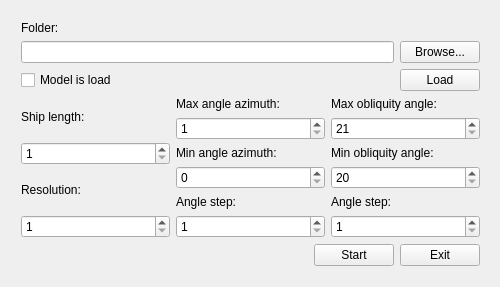
<?xml version="1.0" encoding="UTF-8"?>
<ui version="4.0">
 <class>imageCreatorForm</class>
 <widget class="QWidget" name="imageCreatorForm">
  <property name="geometry">
   <rect>
    <x>0</x>
    <y>0</y>
    <width>500</width>
    <height>287</height>
   </rect>
  </property>
  <property name="windowTitle">
   <string>Image creator</string>
  </property>
  <widget class="QWidget" name="verticalLayoutWidget_4">
   <property name="geometry">
    <rect>
     <x>10</x>
     <y>10</y>
     <width>481</width>
     <height>267</height>
    </rect>
   </property>
   <layout class="QVBoxLayout" name="mainLayout">
    <item>
     <layout class="QGridLayout" name="loaderLayout">
      <item row="0" column="0">
       <widget class="QLabel" name="folderLabel">
        <property name="text">
         <string>Folder:</string>
        </property>
       </widget>
      </item>
      <item row="1" column="1">
       <widget class="QPushButton" name="selectFolder">
        <property name="text">
         <string>Browse...</string>
        </property>
       </widget>
      </item>
      <item row="1" column="0">
       <widget class="QLineEdit" name="lineEdit">
        <property name="enabled">
         <bool>true</bool>
        </property>
        <property name="readOnly">
         <bool>true</bool>
        </property>
       </widget>
      </item>
      <item row="2" column="0">
       <widget class="QCheckBox" name="modelBox">
        <property name="text">
         <string>Model is load</string>
        </property>
        <property name="checkable">
         <bool>true</bool>
        </property>
       </widget>
      </item>
      <item row="2" column="1">
       <widget class="QPushButton" name="loadModel">
        <property name="text">
         <string>Load</string>
        </property>
       </widget>
      </item>
     </layout>
    </item>
    <item>
     <layout class="QHBoxLayout" name="valueLayout">
      <item>
       <layout class="QVBoxLayout" name="modelLayout">
        <item>
         <widget class="QLabel" name="shipLengthLabel">
          <property name="text">
           <string>Ship length:</string>
          </property>
         </widget>
        </item>
        <item>
         <widget class="QSpinBox" name="shipLengthBox">
          <property name="minimum">
           <number>1</number>
          </property>
          <property name="maximum">
           <number>1000</number>
          </property>
         </widget>
        </item>
        <item>
         <widget class="QLabel" name="resolutionLabel">
          <property name="text">
           <string>Resolution:</string>
          </property>
         </widget>
        </item>
        <item>
         <widget class="QSpinBox" name="resolutionBox">
          <property name="minimum">
           <number>1</number>
          </property>
          <property name="maximum">
           <number>30</number>
          </property>
         </widget>
        </item>
       </layout>
      </item>
      <item>
       <layout class="QVBoxLayout" name="azimuthLayout">
        <item>
         <widget class="QLabel" name="maxAngleXY">
          <property name="text">
           <string>Max angle azimuth:</string>
          </property>
         </widget>
        </item>
        <item>
         <widget class="QSpinBox" name="maxXYBox">
          <property name="minimum">
           <number>1</number>
          </property>
          <property name="maximum">
           <number>360</number>
          </property>
         </widget>
        </item>
        <item>
         <widget class="QLabel" name="minAngleXY">
          <property name="text">
           <string>Min angle azimuth:</string>
          </property>
         </widget>
        </item>
        <item>
         <widget class="QSpinBox" name="minXYBox">
          <property name="maximum">
           <number>359</number>
          </property>
         </widget>
        </item>
        <item>
         <widget class="QLabel" name="angleStepXY">
          <property name="text">
           <string>Angle step:</string>
          </property>
         </widget>
        </item>
        <item>
         <widget class="QSpinBox" name="angleStepBox">
          <property name="minimum">
           <number>1</number>
          </property>
          <property name="maximum">
           <number>360</number>
          </property>
         </widget>
        </item>
       </layout>
      </item>
      <item>
       <layout class="QVBoxLayout" name="obliquityLayout">
        <item>
         <widget class="QLabel" name="maxAngleXZ">
          <property name="text">
           <string>Max obliquity angle:</string>
          </property>
         </widget>
        </item>
        <item>
         <widget class="QSpinBox" name="maxXZBox">
          <property name="minimum">
           <number>21</number>
          </property>
          <property name="maximum">
           <number>80</number>
          </property>
         </widget>
        </item>
        <item>
         <widget class="QLabel" name="minAngleXZ">
          <property name="text">
           <string>Min obliquity angle:</string>
          </property>
         </widget>
        </item>
        <item>
         <widget class="QSpinBox" name="minXZBox">
          <property name="minimum">
           <number>20</number>
          </property>
          <property name="maximum">
           <number>79</number>
          </property>
         </widget>
        </item>
        <item>
         <widget class="QLabel" name="angleStepXZ">
          <property name="text">
           <string>Angle step:</string>
          </property>
         </widget>
        </item>
        <item>
         <widget class="QSpinBox" name="angleStepXZBox">
          <property name="minimum">
           <number>1</number>
          </property>
         </widget>
        </item>
       </layout>
      </item>
     </layout>
    </item>
    <item>
     <layout class="QHBoxLayout" name="buttonsLayout">
      <item>
       <spacer name="horizontalSpacer">
        <property name="orientation">
         <enum>Qt::Horizontal</enum>
        </property>
        <property name="sizeHint" stdset="0">
         <size>
          <width>40</width>
          <height>20</height>
         </size>
        </property>
       </spacer>
      </item>
      <item>
       <layout class="QHBoxLayout" name="buttonsLowLayout">
        <item>
         <widget class="QPushButton" name="startButton">
          <property name="text">
           <string>Start</string>
          </property>
         </widget>
        </item>
        <item>
         <widget class="QPushButton" name="exitButton">
          <property name="text">
           <string>Exit</string>
          </property>
         </widget>
        </item>
       </layout>
      </item>
     </layout>
    </item>
   </layout>
  </widget>
 </widget>
 <layoutdefault spacing="6" margin="11"/>
 <resources/>
 <connections/>
</ui>
